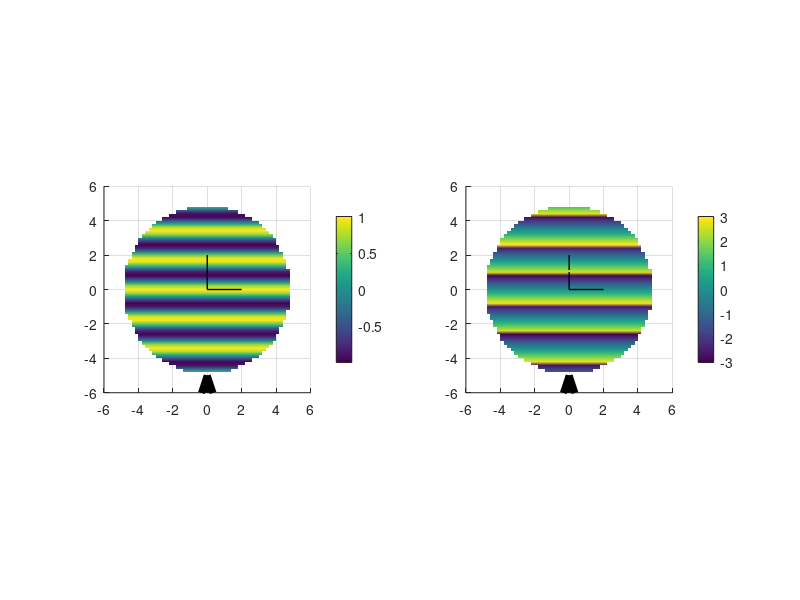
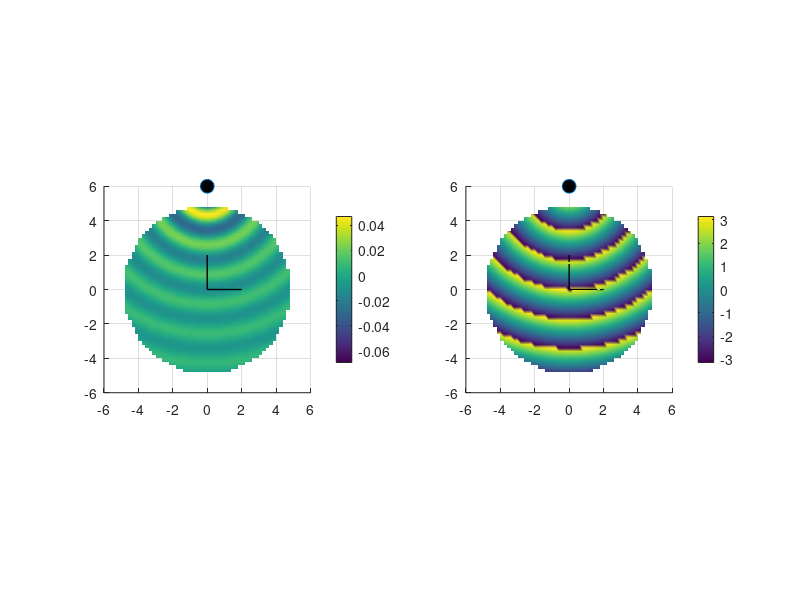

These figures' MATLAB source, in order: (Note: this script raises an error after producing the figures.)

% acoustics
c = 343;
rho_0 = 1.2;
Z_0 = c*rho_0;

% playback diameter for computations, in meters
D = 10;
% grid resolution, in meters
d = 0.2;
x = -D:d:D;
y = -D:d:D;
[X,Y] = meshgrid(x,y);
% spherical coords
[Azi,Elev,R] = cart2sph(X,Y,zeros(size(X)));

%%

% plane wave exp(jwt-jkr)
t = 0; % time point
f = 200; % frequency
w = 2*pi*f; % angular frequency
k = w/c; % wavenumber
theta_n = pi/2; % direction of propagation
n = [cos(theta_n) sin(theta_n)]; % unit vector of propagation
m0 = 1; % magnitude
phi0 = 0; % initial phase
a0 = m0.*exp(1i*phi0); % initial amplitude

p_cmplx = a0*exp(1i* (w*t*ones(size(X)) - k* (n(1)*X + n(2)*Y))); % complex pressure field
p_real = real(p_cmplx); % real pressure field
p_phase = angle(p_cmplx); % phase of pressure

% draw
p_real(R>D/2) = Inf;
p_phase(R>D/2) = Inf;
figure
subplot(1,2,1)
surf(X,Y,p_real); colorbar
shading interp;
arrow1 = -1.2*D/2*n; arrow2 = -D/2*n; darrow = arrow2-arrow1;
hold on
quiver(arrow1(1),arrow1(2),darrow(1),darrow(2),0, 'linewidth',5,'color','k','maxheadsize',1);
axis equal
axis([-1.2*D/2 1.2*D/2 -1.2*D/2 1.2*D/2 -100 100]);
view(2)
line([0 D/5], [0 0], [2 2], 'Color','k','LineWidth', 1); % draw axes
line([0 0], [0 D/5], [2 2], 'Color','k','LineWidth', 1);

subplot(1,2,2)
surf(X,Y,p_phase); colorbar
shading interp;
arrow1 = -1.2*D/2*n; arrow2 = -D/2*n; darrow = arrow2-arrow1;
hold on
quiver(arrow1(1),arrow1(2),darrow(1),darrow(2),0, 'linewidth',5,'color','k','maxheadsize',1);
axis equal
axis([-1.2*D/2 1.2*D/2 -1.2*D/2 1.2*D/2 -100 100]);
view(2)
line([0 D/5], [0 0], [2 2], 'Color','k','LineWidth', 1); % draw axes
line([0 0], [0 D/5], [2 2], 'Color','k','LineWidth', 1);

%%

% point source exp(jwt-jk||r_s-r||)/||r_s-r||
t = 0; % time point
f = 200; % frequency 
w = 2*pi*f; % angular frequency
k = w/c; % wavenumber
theta_n = pi/2; % direction of source
rs = 1.2*D/2; % distance of source
ns = rs*[cos(theta_n) sin(theta_n)]; % source position vector
m0 = 1; % magnitude
phi0 = 0; % initial phase
a0 = m0.*exp(1i*phi0); % initial amplitude

p_cmplx = a0*exp(1i* (w*t*ones(size(X)) - k* sqrt((X-ns(1)).^2 + (Y-ns(2)).^2) ) )./(4*pi*sqrt((X-ns(1)).^2 + (Y-ns(2)).^2)); % complex pressure field
p_real = real(p_cmplx); % real pressure field
p_phase = angle(p_cmplx); % phase of pressure

% draw
p_real(R>D/2) = Inf;
p_phase(R>D/2) = Inf;
figure
subplot(1,2,1)
surf(X,Y,p_real); colorbar
shading interp;
line(ns(1),ns(2),2,'linestyle','none','marker','o','markerfacecolor','k','markersize',10); % draw source
axis equal
axis([-1.2*D/2 1.2*D/2 -1.2*D/2 1.2*D/2 -100 100]);
view(2)
line([0 D/5], [0 0], [2 2], 'Color','k','LineWidth', 1); % draw axes
line([0 0], [0 D/5], [2 2], 'Color','k','LineWidth', 1);

subplot(1,2,2)
surf(X,Y,p_phase); colorbar
shading interp;
line(ns(1),ns(2),2,'linestyle','none','marker','o','markerfacecolor','k','markersize',10); % draw source
axis equal
axis([-1.2*D/2 1.2*D/2 -1.2*D/2 1.2*D/2 -100 100]);
view(2)
line([0 D/5], [0 0], [2 2], 'Color','k','LineWidth', 1); % draw axes
line([0 0], [0 D/5], [2 2], 'Color','k','LineWidth', 1);

%% plane wave expansion

% plane wave exp(jwt-jkr)
t = 0; % time point
f = 200; % frequency
w = 2*pi*f; % angular frequency
k = w/c; % wavenumber
dop = [pi/2 0]; % direction of propagation, azimuth/elevation
n_dop = [cos(dop(1))*cos(dop(2)) sin(dop(1))*cos(dop(2)) sin(dop(2))]; % unit vector of propagation
m0 = 1; % magnitude
phi0 = 0; % initial phase
a0 = m0.*exp(1i*phi0); % initial amplitude

n_doa = -n_dop; % direction of arrival
[doa(1), doa(2)] = cart2sph(n_doa(1),n_doa(2),n_doa(3));

x_stack = X(:);
y_stack = Y(:);
r_stack = R(:);
azi_stack = Azi(:);
elev_stack = Elev(:);
cos_alpha = sin(doa(2))*sin(elev_stack) + cos(doa(2)).*cos(elev_stack(:)).*cos(doa(1)*ones(size(X(:)))-azi_stack);
order_max = ceil(exp(1)*k*(D/2)/2);
radial_terms = zeros(length(X(:)), order_max+1);
kr = k*r_stack;
for order=0:order_max
    jn = sph_besselj(order, kr);
    radial_terms(:, order+1) = 4*pi*1i^order*jn;
end
for degree=0:order_max
    temp = legendre(degree,cos_alpha);
    angular_terms(:,degree+1) = temp(1,:);
end
cp_stack = sum((ones(size(X(:)))*(2*(0:order_max)+1)).*radial_terms.*angular_terms,2)/(4*pi);
p_cmplx = reshape(cp_stack, size(X));
p_real = real(p_cmplx);
p_phase = angle(p_cmplx); % phase of pressure

% draw
p_real(R>D/2) = Inf;
p_phase(R>D/2) = Inf;
figure
subplot(1,2,1)
surf(X,Y,p_real); colorbar
shading interp;
arrow1 = -1.2*D/2*n_dop; arrow2 = -D/2*n_dop; darrow = arrow2-arrow1;
hold on
quiver(arrow1(1),arrow1(2),darrow(1),darrow(2),0, 'linewidth',5,'color','k','maxheadsize',1);
axis equal
axis([-1.2*D/2 1.2*D/2 -1.2*D/2 1.2*D/2 -100 100]);
view(2)
line([0 D/5], [0 0], [2 2], 'Color','k','LineWidth', 1); % draw axes
line([0 0], [0 D/5], [2 2], 'Color','k','LineWidth', 1);

subplot(1,2,2)
surf(X,Y,p_phase); colorbar
shading interp;
arrow1 = -1.2*D/2*n; arrow2 = -D/2*n; darrow = arrow2-arrow1;
hold on
quiver(arrow1(1),arrow1(2),darrow(1),darrow(2),0, 'linewidth',5,'color','k','maxheadsize',1);
axis equal
axis([-1.2*D/2 1.2*D/2 -1.2*D/2 1.2*D/2 -100 100]);
view(2)
line([0 D/5], [0 0], [2 2], 'Color','k','LineWidth', 1); % draw axes
line([0 0], [0 D/5], [2 2], 'Color','k','LineWidth', 1);

%% point source expansion

% point source exp(jwt-jk||r_s-r||)/||r_s-r||
t = 0; % time point
f = 200; % frequency
w = 2*pi*f; % angular frequency
k = w/c; % wavenumber
rs = 1.2*D/2; % distance of source
doa = [pi/2 0]; % source direction, azimuth/elevation
ns = rs*[cos(doa(1))*cos(doa(2)) sin(doa(1))*cos(doa(2)) sin(doa(2))]; % source position vector
m0 = 1; % magnitude
phi0 = 0; % initial phase
a0 = m0.*exp(1i*phi0); % initial amplitude

x_stack = X(:);
y_stack = Y(:);
r_stack = R(:);
azi_stack = Azi(:);
elev_stack = Elev(:);
cos_alpha = sin(doa(2))*sin(elev_stack) + cos(doa(2)).*cos(elev_stack(:)).*cos(doa(1)*ones(size(X(:)))-azi_stack);
order_max = ceil(exp(1)*k*(D/2)/2);
radial_terms = zeros(length(X(:)), order_max+1);
kr = k*r_stack;
for order=0:order_max
    jn = sph_besselj(order, kr);
    hns = sph_hankel2(order, k*rs);
    radial_terms(:, order+1) = (-1i)*k.*jn.*hns;
end
for degree=0:order_max
    temp = legendre(degree,cos_alpha);
    angular_terms(:,degree+1) = temp(1,:);
end
cp_stack = sum((ones(size(X(:)))*(2*(0:order_max)+1)).*radial_terms.*angular_terms,2)/(4*pi);
p_cmplx = reshape(cp_stack, size(X));
p_real = real(p_cmplx);
p_phase = angle(p_cmplx); % phase of pressure

% draw
p_real(R>D/2) = Inf;
p_phase(R>D/2) = Inf;
figure
subplot(1,2,1)
surf(X,Y,p_real); colorbar
shading interp;
line(ns(1),ns(2),2,'linestyle','none','marker','o','markerfacecolor','k','markersize',10); % draw source
axis equal
axis([-1.2*D/2 1.2*D/2 -1.2*D/2 1.2*D/2 -100 100]);
view(2)
line([0 D/5], [0 0], [2 2], 'Color','k','LineWidth', 1); % draw axes
line([0 0], [0 D/5], [2 2], 'Color','k','LineWidth', 1);

subplot(1,2,2)
surf(X,Y,p_phase); colorbar
shading interp;
line(ns(1),ns(2),2,'linestyle','none','marker','o','markerfacecolor','k','markersize',10); % draw source
axis equal
axis([-1.2*D/2 1.2*D/2 -1.2*D/2 1.2*D/2 -100 100]);
view(2)
line([0 D/5], [0 0], [2 2], 'Color','k','LineWidth', 1); % draw axes
line([0 0], [0 D/5], [2 2], 'Color','k','LineWidth', 1);

%% spherical scatterer - plane wave

% plane wave exp(jwt-jkr)
t = 0; % time point
f = 200; % frequency
w = 2*pi*f; % angular frequency
k = w/c; % wavenumber
dop = [pi/2 0]; % direction of propagation, azimuth/elevation
n_dop = [cos(dop(1))*cos(dop(2)) sin(dop(1))*cos(dop(2)) sin(dop(2))]; % unit vector of propagation
m0 = 1; % magnitude
phi0 = 0; % initial phase
a0 = m0.*exp(1i*phi0); % initial amplitude

n_doa = -n_dop; % direction of arrival
[doa(1), doa(2)] = cart2sph(n_doa(1),n_doa(2),n_doa(3));

% scatterer radius
r_scat = 2;

x_stack = X(:);
y_stack = Y(:);
r_stack = R(:);
azi_stack = Azi(:);
elev_stack = Elev(:);
cos_alpha = sin(doa(2))*sin(elev_stack) + cos(doa(2)).*cos(elev_stack(:)).*cos(doa(1)*ones(size(X(:)))-azi_stack);
order_max = ceil(exp(1)*k*(D/2)/2);

radial_terms = zeros(length(X(:)), order_max+1);
kr = k*r_stack;
kr_scat = k*r_scat;
for order=0:order_max
    jn = sph_besselj(order, kr);
    jnprime = dsph_besselj(order, kr_scat);
    hn = sph_hankel2(order, kr);
    hnprime = dsph_hankel2(order, kr_scat);
    radial_terms(:, order+1) = 4*pi*1i^order * (jn-(jnprime./hnprime).*hn);
end
for degree=0:order_max
    temp = legendre(degree,cos_alpha);
    angular_terms(:,degree+1) = temp(1,:);
end
cp_stack = sum((ones(size(X(:)))*(2*(0:order_max)+1)).*radial_terms.*angular_terms,2)/(4*pi);
cp_stack(r_stack<r_scat) = Inf;
p_cmplx = reshape(cp_stack, size(X));
p_real = real(p_cmplx);
p_phase = angle(p_cmplx); % phase of pressure

% draw
p_real(R>D/2) = Inf;
p_phase(R>D/2) = Inf;
figure
subplot(1,2,1)
surf(X,Y,p_real); colorbar
shading interp;
arrow1 = -1.2*D/2*n_dop; arrow2 = -D/2*n_dop; darrow = arrow2-arrow1;
hold on
quiver(arrow1(1),arrow1(2),darrow(1),darrow(2),0, 'linewidth',5,'color','k','maxheadsize',1);
axis equal
axis([-1.2*D/2 1.2*D/2 -1.2*D/2 1.2*D/2 -100 100]);
view(2)
line([0 D/5], [0 0], [2 2], 'Color','k','LineWidth', 1); % draw axes
line([0 0], [0 D/5], [2 2], 'Color','k','LineWidth', 1);
% draw scatterer
rectangle('Position',[-r_scat -r_scat 2*r_scat 2*r_scat],'Curvature',[1 1],'FaceColor',[0 0 0])

subplot(1,2,2)
surf(X,Y,p_phase); colorbar
shading interp;
arrow1 = -1.2*D/2*n_dop; arrow2 = -D/2*n_dop; darrow = arrow2-arrow1;
hold on
quiver(arrow1(1),arrow1(2),darrow(1),darrow(2),0, 'linewidth',5,'color','k','maxheadsize',1);
axis equal
axis([-1.2*D/2 1.2*D/2 -1.2*D/2 1.2*D/2 -100 100]);
view(2)
line([0 D/5], [0 0], [2 2], 'Color','k','LineWidth', 1); % draw axes
line([0 0], [0 D/5], [2 2], 'Color','k','LineWidth', 1);
% draw scatterer
rectangle('Position',[-r_scat -r_scat 2*r_scat 2*r_scat],'Curvature',[1 1],'FaceColor',[0 0 0])


%% spherical scatterer - points source

% plane wave exp(jwt-jkr)
t = 0; % time point
f = 1000; % frequency
w = 2*pi*f; % angular frequency
k = w/c; % wavenumber
rs = 1.2*D/2; % distance of source
doa = [pi/2 0]; % source direction, azimuth/elevation
ns = rs*[cos(doa(1))*cos(doa(2)) sin(doa(1))*cos(doa(2)) sin(doa(2))]; % source position vector
m0 = 1; % magnitude
phi0 = 0; % initial phase
a0 = m0.*exp(1i*phi0); % initial amplitude

% scatterer radius
r_scat = 1;

x_stack = X(:);
y_stack = Y(:);
r_stack = R(:);
azi_stack = Azi(:);
elev_stack = Elev(:);
cos_alpha = sin(doa(2))*sin(elev_stack) + cos(doa(2)).*cos(elev_stack(:)).*cos(doa(1)*ones(size(X(:)))-azi_stack);
order_max = ceil(exp(1)*k*(D/2)/2);

radial_terms = zeros(length(X(:)), order_max+1);
kr = k*r_stack;
kr_scat = k*r_scat;
for order=0:order_max
    jn = sph_besselj(order, kr);
    jnprime = dsph_besselj(order, kr_scat);
    hn = sph_hankel2(order, kr);
    hnprime = dsph_hankel2(order, kr_scat);
    hns = sph_hankel2(order, k*rs);
    radial_terms(:, order+1) = (jn-(jnprime./hnprime).*hn) * hns;
end
for degree=0:order_max
    temp = legendre(degree,cos_alpha);
    angular_terms(:,degree+1) = temp(1,:);
end
cp_stack = (-1i)*k*sum((ones(size(X(:)))*(2*(0:order_max)+1)).*radial_terms.*angular_terms,2)/(4*pi);
cp_stack(r_stack<r_scat) = Inf;
p_cmplx = reshape(cp_stack, size(X));
p_real = real(p_cmplx);
p_phase = angle(p_cmplx); % phase of pressure

% draw
p_real(R>D/2) = Inf;
p_phase(R>D/2) = Inf;
figure
subplot(1,2,1)
surf(X,Y,p_real); colorbar
shading interp;
line(ns(1),ns(2),2,'linestyle','none','marker','o','markerfacecolor','k','markersize',10); % draw source
axis equal
axis([-1.2*D/2 1.2*D/2 -1.2*D/2 1.2*D/2 -100 100]);
view(2)
line([0 D/5], [0 0], [2 2], 'Color','k','LineWidth', 1); % draw axes
line([0 0], [0 D/5], [2 2], 'Color','k','LineWidth', 1);
% draw scatterer
rectangle('Position',[-r_scat -r_scat 2*r_scat 2*r_scat],'Curvature',[1 1],'FaceColor',[0 0 0])

subplot(1,2,2)
surf(X,Y,p_phase); colorbar
shading interp;
line(ns(1),ns(2),2,'linestyle','none','marker','o','markerfacecolor','k','markersize',10); % draw source
axis equal
axis([-1.2*D/2 1.2*D/2 -1.2*D/2 1.2*D/2 -100 100]);
view(2)
line([0 D/5], [0 0], [2 2], 'Color','k','LineWidth', 1); % draw axes
line([0 0], [0 D/5], [2 2], 'Color','k','LineWidth', 1);
% draw scatterer
rectangle('Position',[-r_scat -r_scat 2*r_scat 2*r_scat],'Curvature',[1 1],'FaceColor',[0 0 0])